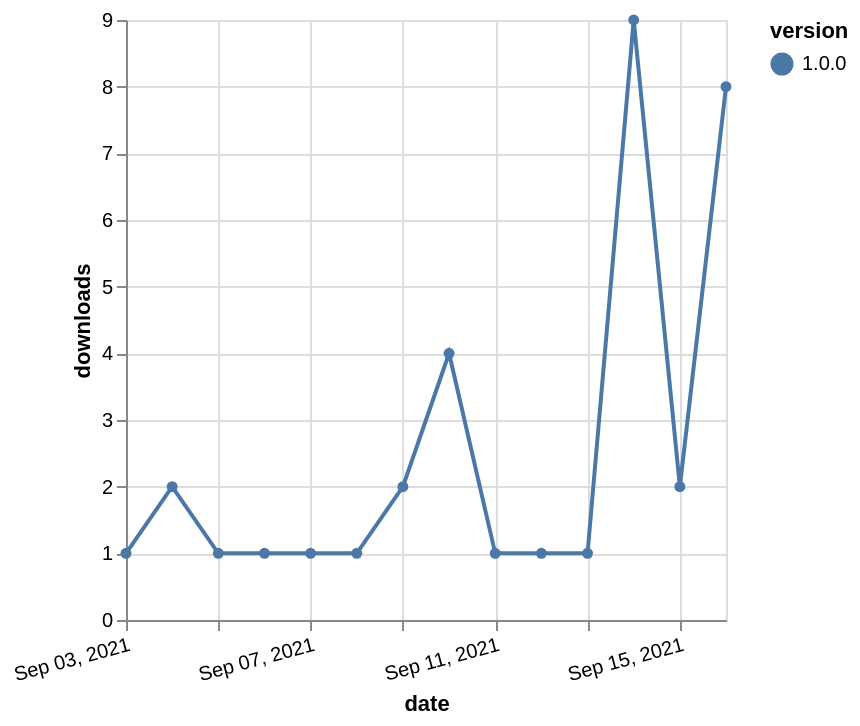

The specification (Vega-Lite) saved for this image:
### Vega-Lite specification from a JSON file in a GitHub repository (floating-point values rounded to 4 significant figures)
{"$schema": "https://vega.github.io/schema/vega-lite/v5.json", "description": "A simple bar chart with embedded data.", "data": {"values": [{"date": "2021-09-03", "total": 204, "delta": 1, "version": "1.0.0"}, {"date": "2021-09-04", "total": 206, "delta": 2, "version": "1.0.0"}, {"date": "2021-09-05", "total": 207, "delta": 1, "version": "1.0.0"}, {"date": "2021-09-06", "total": 208, "delta": 1, "version": "1.0.0"}, {"date": "2021-09-07", "total": 209, "delta": 1, "version": "1.0.0"}, {"date": "2021-09-08", "total": 210, "delta": 1, "version": "1.0.0"}, {"date": "2021-09-09", "total": 212, "delta": 2, "version": "1.0.0"}, {"date": "2021-09-10", "total": 216, "delta": 4, "version": "1.0.0"}, {"date": "2021-09-11", "total": 217, "delta": 1, "version": "1.0.0"}, {"date": "2021-09-12", "total": 218, "delta": 1, "version": "1.0.0"}, {"date": "2021-09-13", "total": 219, "delta": 1, "version": "1.0.0"}, {"date": "2021-09-14", "total": 228, "delta": 9, "version": "1.0.0"}, {"date": "2021-09-15", "total": 230, "delta": 2, "version": "1.0.0"}, {"date": "2021-09-16", "total": 238, "delta": 8, "version": "1.0.0"}]}, "width": "container", "mark": {"type": "line", "point": {"filled": true}}, "encoding": {"x": {"field": "date", "type": "temporal", "timeUnit": "yearmonthdate", "title": "date", "axis": {"labelAngle": -15}}, "y": {"field": "delta", "type": "quantitative", "title": "downloads"}, "color": {"field": "version", "type": "nominal"}, "tooltip": {"field": "delta"}}}
